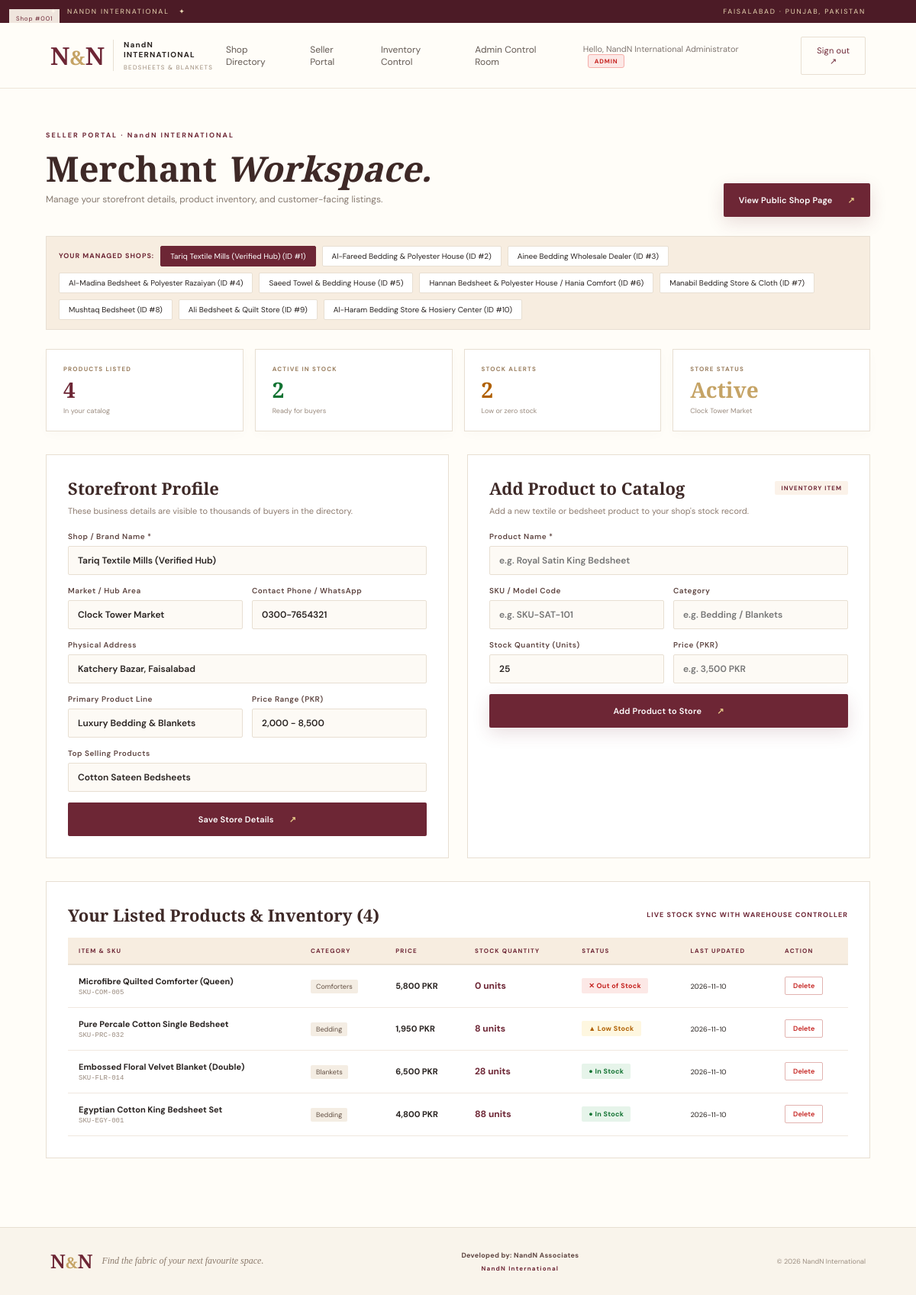
The app's page /seller/dashboard (signed in) with its own data.
### tables this page shows
CREATE TABLE shops(id INTEGER PRIMARY KEY,name TEXT NOT NULL,market_area TEXT,address TEXT,phone TEXT,product_line TEXT,top_products TEXT,price_range TEXT,average_price TEXT,business_type TEXT,verification TEXT,product_image_name TEXT,photo1 TEXT,photo2 TEXT, seller_id INTEGER DEFAULT NULL);

CREATE TABLE inventory(
            id INTEGER PRIMARY KEY AUTOINCREMENT,
            shop_id INTEGER,
            item_name TEXT NOT NULL,
            sku TEXT,
            category TEXT,
            quantity INTEGER NOT NULL DEFAULT 0,
            low_stock_threshold INTEGER NOT NULL DEFAULT 15,
            unit_price TEXT,
            status TEXT NOT NULL DEFAULT 'In Stock',
            updated_at TEXT NOT NULL DEFAULT CURRENT_TIMESTAMP,
            FOREIGN KEY (shop_id) REFERENCES shops(id)
        );

### app.py (the view)
@app.route('/seller/dashboard')
@seller_required
def seller_dashboard():
    uid = session['user_id']
    role = session.get('role')
    with connect() as db:
        if role == 'admin':
            my_shops = db.execute('SELECT * FROM shops ORDER BY id LIMIT 10').fetchall()
            shop_id = request.args.get('shop_id', (my_shops[0]['id'] if my_shops else 1), type=int)
            active_shop = db.execute('SELECT * FROM shops WHERE id=?', (shop_id,)).fetchone() or (my_shops[0] if my_shops else None)
        else:
            my_shops = db.execute('SELECT * FROM shops WHERE seller_id=? ORDER BY id', (uid,)).fetchall()
            active_shop = my_shops[0] if my_shops else None
        items = []
        stats = {'total_items': 0, 'in_stock': 0, 'low_stock': 0}
        if active_shop:
            items = db.execute('SELECT * FROM inventory WHERE shop_id=? ORDER BY id DESC', (active_shop['id'],)).fetchall()
            stats['total_items'] = len(items)
            stats['in_stock'] = sum(1 for i in items if i['status'] == 'In Stock')
            stats['low_stock'] = sum(1 for i in items if i['status'] in ('Low Stock', 'Out of Stock'))
    return render_template('seller_dashboard.html', my_shops=my_shops, active_shop=active_shop, items=items, stats=stats)

### app.py (called while the page is built)
def connect():
    db = sqlite3.connect(DB_PATH)
    db.row_factory = sqlite3.Row
    db.execute('PRAGMA foreign_keys=ON')
    return db

def seller_required(fn):
    @wraps(fn)
    def wrapped(*a, **kw):
        if not session.get('user_id'):
            flash('Pehle Seller account se login karein.', 'info')
            return redirect(url_for('seller_login'))
        if session.get('role') != 'seller' and session.get('role') != 'admin':
            flash('Access Denied: Buyer ya Inventory ko Seller Dashboard access karne ki ijazat nahi hai.', 'error')
            if session.get('role') == 'buyer': return redirect(url_for('directory'))
            if session.get('role') == 'inventory': return redirect(url_for('inventory_dashboard'))
            return redirect(url_for('index'))
        return fn(*a, **kw)
    return wrapped

@app.context_processor
def globals_for_templates():
    return {
        'current_user': session.get('user_name'),
        'user_role': session.get('role')
    }

### templates/seller_dashboard.html (shortened to what this page needs)
{% extends 'base.html' %}
{% block content %}
<section class="seller-wrap">
  <div class="seller-head">
    <div class="section-kicker">SELLER PORTAL · NandN INTERNATIONAL</div>
    <div class="seller-title-row">
      <div>
        <h1>Merchant <em>Workspace.</em></h1>
        <p class="form-sub">Manage your storefront details, product inventory, and customer-facing listings.</p>
      </div>
      {% if active_shop %}
      <a class="btn btn-gold" href="{{ url_for('shop_detail', shop_id=active_shop.id) }}" target="_blank">
        View Public Shop Page <span>↗</span>
      </a>
      {% endif %}
    </div>
  </div>
  {% if my_shops and my_shops|length > 1 %}
  <div class="shop-tabs">
    <span class="tabs-label">Your Managed Shops:</span>
    {% for s in my_shops %}
      <a class="tab-chip {% if active_shop and active_shop.id == s.id %}active{% endif %}" href="{{ url_for('seller_dashboard', shop_id=s.id) }}">
        {{ s.name }} (ID #{{ s.id }})
      </a>
    {% endfor %}
  </div>
  {% endif %}
  <div class="seller-stats">
    <div class="stat-card">
      <small>PRODUCTS LISTED</small>
      <strong>{{ stats.total_items }}</strong>
      <span>In your catalog</span>
    </div>
    <div class="stat-card">
      <small>ACTIVE IN STOCK</small>
      <strong class="text-success">{{ stats.in_stock }}</strong>
      <span>Ready for buyers</span>
    </div>
    <div class="stat-card">
      <small>STOCK ALERTS</small>
      <strong class="text-warning">{{ stats.low_stock }}</strong>
      <span>Low or zero stock</span>
    </div>
    <div class="stat-card">
      <small>STORE STATUS</small>
      <strong class="text-gold">Active</strong>
      <span>{{ active_shop.market_area or 'Faisalabad' if active_shop else 'Pending' }}</span>
    </div>
  </div>
  {% if not active_shop %}
  <div class="empty-state">
    <div>🏪</div>
    <h2>No Shop Connected Yet</h2>
    <p>Please contact NandN Administrator to associate your merchant account with a shop record.</p>
  </div>
  {% else %}
  <div class="seller-grid">
    <div class="seller-box">
      <div class="box-head">
        <h2>Storefront Profile</h2>
        <span class="card-id">Shop #{{ '%03d'|format(active_shop.id) }}</span>
      </div>
      <p class="box-desc">These business details are visible to thousands of buyers in the directory.</p>
      <form method="post" action="{{ url_for('seller_update_shop') }}" class="seller-form">
        <label>Shop / Brand Name *
          <input name="name" value="{{ active_shop.name }}" required>
        </label>
        <div class="form-row-2">
          <label>Market / Hub Area
            <input name="market_area" value="{{ active_shop.market_area or '' }}">
          </label>
          <label>Contact Phone / WhatsApp
            <input name="phone" value="{{ active_shop.phone or '' }}">
          </label>
        </div>
        <label>Physical Address
          <input name="address" value="{{ active_shop.address or '' }}">
        </label>
        <div class="form-row-2">
          <label>Primary Product Line
            <input name="product_line" value="{{ active_shop.product_line or '' }}" placeholder="e.g. Luxury Bedsheets & Quilts">
          </label>
          <label>Price Range (PKR)
            <input name="price_range" value="{{ active_shop.price_range or '' }}" placeholder="e.g. 1,500 - 6,000">
          </label>
        </div>
        <label>Top Selling Products
          <input name="top_products" value="{{ active_shop.top_products or '' }}" placeholder="e.g. Printed Cotton, Velvet Blankets">
        </label>
        <button class="btn btn-primary" type="submit">Save Store Details <span>↗</span></button>
      </form>
    </div>
    <div class="seller-box">
      <div class="box-head">
        <h2>Add Product to Catalog</h2>
        <span class="badge-pill">Inventory Item</span>
      </div>
      <p class="box-desc">Add a new textile or bedsheet product to your shop's stock record.</p>
      <form method="post" action="{{ url_for('seller_add_inventory') }}" class="seller-form">
        <label>Product Name *
          <input name="item_name" placeholder="e.g. Royal Satin King Bedsheet" required>
        </label>
        <div class="form-row-2">
          <label>SKU / Model Code
            <input name="sku" placeholder="e.g. SKU-SAT-101">
          </label>
          <label>Category
            <input name="category" placeholder="e.g. Bedding / Blankets">
          </label>
        </div>
        <div class="form-row-2">
          <label>Stock Quantity (Units)
            <input type="number" name="quantity" min="0" value="25" required>
          </label>
          <label>Price (PKR)
            <input name="unit_price" placeholder="e.g. 3,500 PKR">
          </label>
        </div>
        <button class="btn btn-gold" type="submit">Add Product to Store <span>↗</span></button>
      </form>
    </div>
  </div>
  <div class="seller-box full-width">
    <div class="box-head">
      <h2>Your Listed Products & Inventory ({{ items|length }})</h2>
      <span class="tabs-label">Live stock sync with Warehouse Controller</span>
    </div>
    {% if items %}
    <div class="table-responsive">
      <table class="luxury-table">
        <thead>
          <tr>
            <th>ITEM & SKU</th>
            <th>CATEGORY</th>
            <th>PRICE</th>
            <th>STOCK QUANTITY</th>
            <th>STATUS</th>
            <th>LAST UPDATED</th>
            <th>ACTION</th>
          </tr>
        </thead>
        <tbody>
          {% for item in items %}
          <tr>
            <td>
              <b>{{ item.item_name }}</b>
              <small class="muted-sku">{{ item.sku or 'No SKU' }}</small>
            </td>
            <td><span class="category-chip">{{ item.category or 'General' }}</span></td>
            <td><b>{{ item.unit_price or 'On Request' }}</b></td>
            <td><span class="quantity-tag">{{ item.quantity }} units</span></td>
            <td>
              {% if item.status == 'In Stock' %}
                <span class="status-pill status-in-stock">● In Stock</span>
              {% elif item.status == 'Low Stock' %}
                <span class="status-pill status-low-stock">▲ Low Stock</span>
              {% else %}
                <span class="status-pill status-out-of-stock">✕ Out of Stock</span>
              {% endif %}
            </td>
            <td><small>{{ item.updated_at[:10] }}</small></td>
            <td>
              <form method="post" action="{{ url_for('seller_delete_inventory', item_id=item.id) }}" onsubmit="return confirm('Remove this product from your inventory?');">
                <button type="submit" class="btn-delete" title="Delete product">Delete</button>
              </form>
            </td>
          </tr>
          {% endfor %}
        </tbody>
      </table>
    </div>
    {% else %}
    <div class="empty-inline">
      <p>No products added to this shop yet. Use the form above to add your first product!</p>
    </div>
    {% endif %}
  </div>
  {% endif %}
</section>
{% endblock %}

### templates/base.html (shortened to what this page needs)
<!doctype html>
<html lang="en">
<head>
  <link rel="stylesheet" href="{{ url_for('static', filename='css/style.css') }}">
</head>
<body>
  <div class="topline">
    <span>✦ &nbsp; NANDN INTERNATIONAL &nbsp; ✦</span>
    <span>FAISALABAD · PUNJAB, PAKISTAN</span>
  </div>
  <nav class="navbar">
    <a class="brand" href="{{ url_for('index') }}">
      <span class="brand-mark">N<span>&</span>N</span>
      <span class="brand-copy">
        <b>NandN INTERNATIONAL</b>
        <small>BEDSHEETS & BLANKETS</small>
      </span>
    </a>
    <div class="navlinks">
      {% if current_user %}
        {% if user_role in ('buyer', 'admin') %}
          <a href="{{ url_for('directory') }}">Shop Directory</a>
        {% endif %}
        {% if user_role in ('seller', 'admin') %}
          <a href="{{ url_for('seller_dashboard') }}">Seller Portal</a>
        {% endif %}
        {% if user_role in ('inventory', 'admin') %}
          <a href="{{ url_for('inventory_dashboard') }}">Inventory Control</a>
        {% endif %}
        {% if user_role == 'admin' %}
          <a href="{{ url_for('admin') }}">Admin Control Room</a>
        {% endif %}
        <span class="welcome">
          Hello, {{ current_user }}
          <span class="role-chip chip-{{ user_role }}">{{ user_role|title }}</span>
        </span>
        <form action="{{ url_for('logout') }}" method="post">
          <button class="nav-button" type="submit">Sign out ↗</button>
        </form>
      {% endif %}
    </div>
  </nav>
  <main>
    {% block content %}{% endblock %}
  </main>
  <footer class="footer">
    <div class="footer-brand">
      <span class="brand-mark">N<span>&</span>N</span>
      <span>Find the fabric of your next favourite space.</span>
    </div>
    <div class="credits">
      <b>Developed by: NandN Associates</b>
      <span>NandN International</span>
    </div>
    <div class="copyright">© 2026 NandN International</div>
  </footer>
</body>
</html>

### records on screen
shops: name "Tariq Textile Mills (Verified Hub)", id "1", market_area "Clock Tower Market", id "001", phone "0300-7654321", address "Katchery Bazar, Faisalabad", product_line "Luxury Bedding & Blankets", price_range "2,000 - 8,500", top_products "Cotton Sateen Bedsheets"
shops: name "Al-Fareed Bedding & Polyester House", id "2"
shops: name "Ainee Bedding Wholesale Dealer", id "3"
shops: name "Al-Madina Bedsheet & Polyester Razaiyan", id "4"
shops: name "Saeed Towel & Bedding House", id "5"
shops: name "Hannan Bedsheet & Polyester House / Hania Comfort", id "6"
shops: name "Manabil Bedding Store & Cloth", id "7"
shops: name "Mushtaq Bedsheet", id "8"
shops: name "Ali Bedsheet & Quilt Store", id "9"
shops: name "Al-Haram Bedding Store & Hosiery Center", id "10"
inventory: item_name "Microfibre Quilted Comforter (Queen)", sku "SKU-COM-005", category "Comforters", unit_price "5,800 PKR", quantity "0", status "✕ Out of Stock", updated_at "2026-11-10"
inventory: item_name "Pure Percale Cotton Single Bedsheet", sku "SKU-PRC-032", category "Bedding", unit_price "1,950 PKR", quantity "8", status "▲ Low Stock", updated_at "2026-11-10"
inventory: item_name "Embossed Floral Velvet Blanket (Double)", sku "SKU-FLR-014", category "Blankets", unit_price "6,500 PKR", quantity "28", status "● In Stock", updated_at "2026-11-10"
inventory: item_name "Egyptian Cotton King Bedsheet Set", sku "SKU-EGY-001", category "Bedding", unit_price "4,800 PKR", quantity "88", status "● In Stock", updated_at "2026-11-10"

### other values on screen
{{ current_user }} "NandN International Administrator"
{{ user_role|title }} "ADMIN"
{{ stats.total_items }} "4"
{{ stats.in_stock }} "2"
{{ stats.low_stock }} "2"
{{ items|length }} "4"
